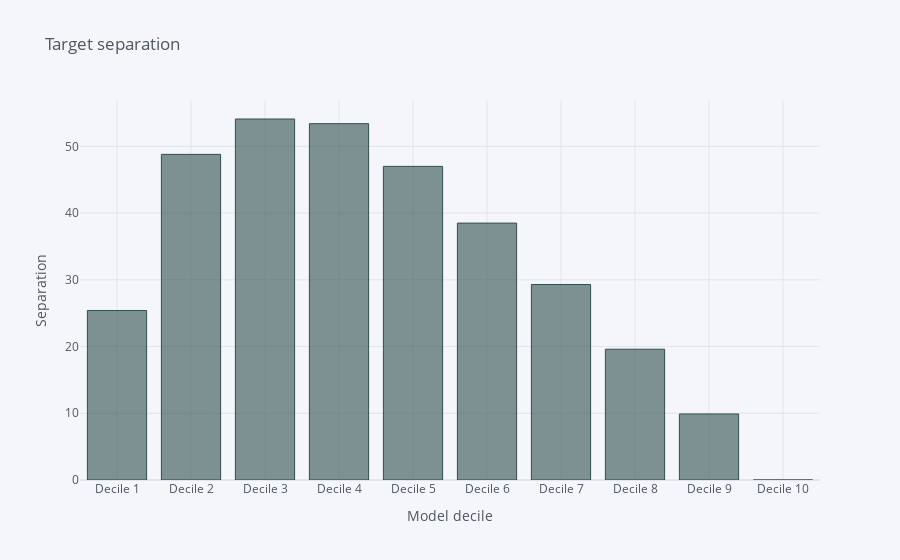

Notebook cell for this chart:
### Markdown cell above
<mark>This shows that the optimal selection is the top 20% (Decile 1 and 2) which gives a 3.40 times lift.

<mark>As we increase the targeted group, we will expect smaller Model Lift. If we decide to target top 30% instead of the top 10% and 20%, ROI will drop from 3.40 times (decile 1 and 2) to 2.78 times (decile 1, 2, and 3). Still, the Model Lift will be almost 3 times more successful than no model.

### Code cell
MLift[['KS']].iplot(kind='bar',color='DarkSlateGrey', yTitle='Separation',xTitle='Model decile', title='Target separation')

### Figure 1 — Plotly figure (JSON) as saved in the notebook; plotly's stock layout.template omitted (floating-point values rounded to 4 significant figures)
{"data": [{"marker": {"color": "rgba(47, 79, 79, 0.6)", "line": {"color": "rgba(47, 79, 79, 1.0)", "width": 1}}, "name": "KS", "orientation": "v", "text": "", "type": "bar", "x": ["Decile 1", "Decile 2", "Decile 3", "Decile 4", "Decile 5", "Decile 6", "Decile 7", "Decile 8", "Decile 9", "Decile 10"], "y": [25.4, 48.8, 54.1, 53.4, 47, 38.5, 29.3, 19.6, 9.9, 0]}], "layout": {"legend": {"bgcolor": "#F5F6F9", "font": {"color": "#4D5663"}}, "paper_bgcolor": "#F5F6F9", "plot_bgcolor": "#F5F6F9", "title": {"font": {"color": "#4D5663"}, "text": "Target separation"}, "xaxis": {"gridcolor": "#E1E5ED", "showgrid": true, "tickfont": {"color": "#4D5663"}, "title": {"font": {"color": "#4D5663"}, "text": "Model decile"}, "zerolinecolor": "#E1E5ED"}, "yaxis": {"gridcolor": "#E1E5ED", "showgrid": true, "tickfont": {"color": "#4D5663"}, "title": {"font": {"color": "#4D5663"}, "text": "Separation"}, "zerolinecolor": "#E1E5ED"}}}
